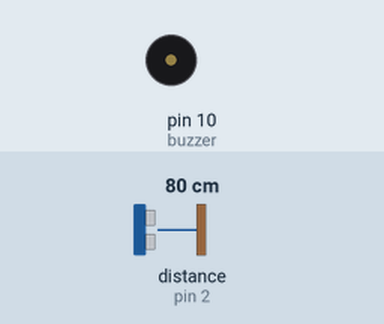
This sketch was run on a simulated Arduino Uno, built with avr-gcc and run on an emulated ATmega328P. Shown: buzzer (waves = sounding, pin HIGH). Inputs (shaded band) come from the test bench; at power-on: distance to the obstacle (sensor on pin 2) 80 cm. What the sketch prints to the serial monitor is not drawn.

Above: at 1.2 s.
1.3 s: distance to the obstacle (sensor on pin 2) set to 11 cm
2.8 s: distance to the obstacle (sensor on pin 2) set to 8 cm
At 3.1 s:
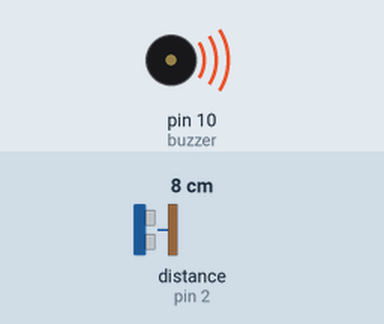
Timing chart, 0 to 5.8 s (numbered marks = the images above; inputs shaded):
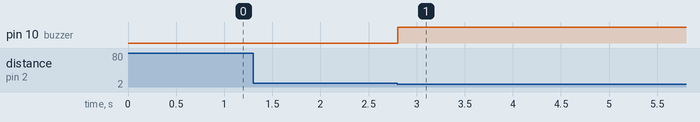

The sketch:

ex2.ino
```cpp
#include <Ultrasonic.h>
#define buzzer 10
Ultrasonic ultrasonic(3,2);
void setup() {
  pinMode(buzzer,OUTPUT);
  Serial.begin(9600);
}

void loop() {
  if (ultrasonic.read(CM) < 10 ) {
      digitalWrite(buzzer,HIGH);
  }
  Serial.println(ultrasonic.read(CM));
}
```

Measured:
- the behaviour switches between 10 and 9 cm on distance to the obstacle (sensor on pin 2) (found by bisection; images 0 and 1)
- after the input at 2.8 s, pin 10 (buzzer): LOW → HIGH at once
